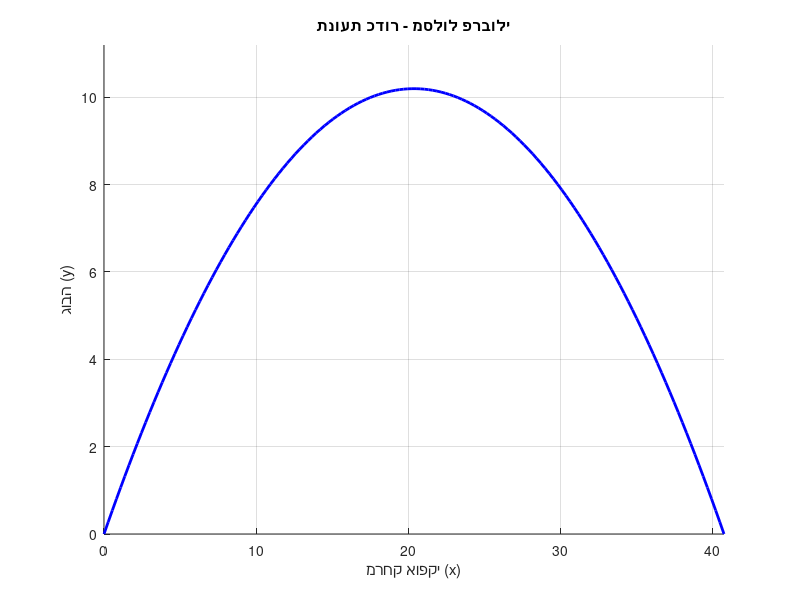

The MATLAB script that drew this image:
% 207924499 & 213804289
% task 9

function animate_projectile_motion()

    % initial data
    v_0 = 20; % velocity
    theta = pi / 4; % angle
    gravity = 9.81; % gravity
    time = linspace(0, 2 * v_0 * sin(theta) / gravity, 150); % time vector

    % horizontal and vertical positions over time
    x = v_0 * cos(theta) * time;
    y = -0.5 * gravity * time.^2 + v_0 * sin(theta) * time;

    % setting up the figure once
    figure;
    axis([0 max(x) 0 max(y) + 1]);
    grid on;
    xlabel('מרחק אופקי (x)');
    ylabel('גובה (y)');
    title('תנועת כדור - מסלול פרבולי');
    hold on;

    % initial path and ball
    path_line = plot(x(1), y(1), 'b-', 'LineWidth', 2);
    ball = plot(x(1), y(1), 'ro', 'MarkerSize', 10, 'MarkerFaceColor', 'r');

    % animation loop
    for i = 2 : length(time)
        % update path and ball position
        set(path_line, 'XData', x(1 : i), 'YData', y(1 : i));

        if i < length(time)
            % show ball while it's in the air
            set(ball, 'XData', x(i), 'YData', y(i), 'Visible', 'on');
        else
            % hide ball the moment it lands
            set(ball, 'Visible', 'off');
        end

        drawnow;
        pause(0.01);
    end
end
